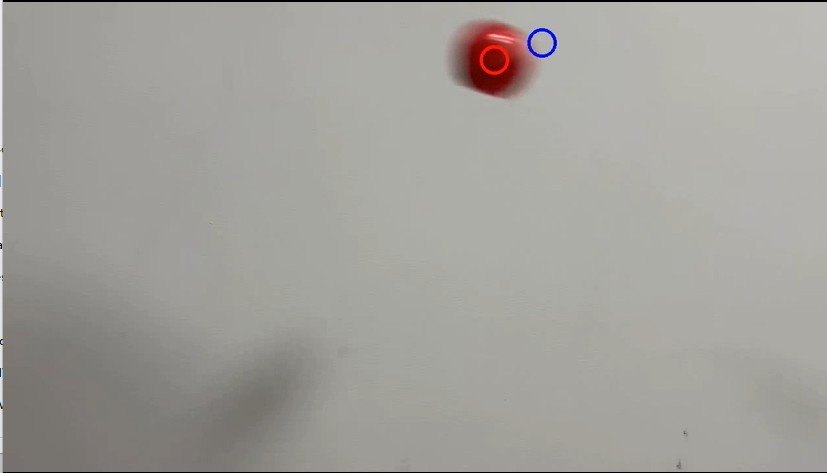
#> input picture openCV/ball05_with_prediction.jpg, 827 x 473 px
$ python -i orange_detector.py   (imports and definitions only)
#> lines starting #> are read from the running program, lines starting #| are printed output that depends on the picture; after the words box and inside, x2 and y2 are one past the last pixel; in counts of white or black regions, pixels touching at a corner belong together
#> further down, picture is the input picture: shape (473, 827, 3); mean B, G, R 154.9, 159.8, 161.4
# https://pysource.com/2021/10/29/kalman-filter-predict-the-trajectory-of-an-object/
import cv2
import numpy as np


class OrangeDetector:
    def __init__(self):
        # Create mask for orange color 原来的橙色颜色【11, 128, 90】 【179, 255, 255】
        self.low_orange = np.array([11, 128, 90])
        self.high_orange = np.array([179, 255, 255])

    def detect(self, frame):
        hsv_img = cv2.cvtColor(frame, cv2.COLOR_BGR2HSV)
#> hsv_img: shape (473, 827, 3); mean H, S, V 27.5, 12.8, 161.9

        # Create masks with color ranges
        mask = cv2.inRange(hsv_img, self.low_orange, self.high_orange)
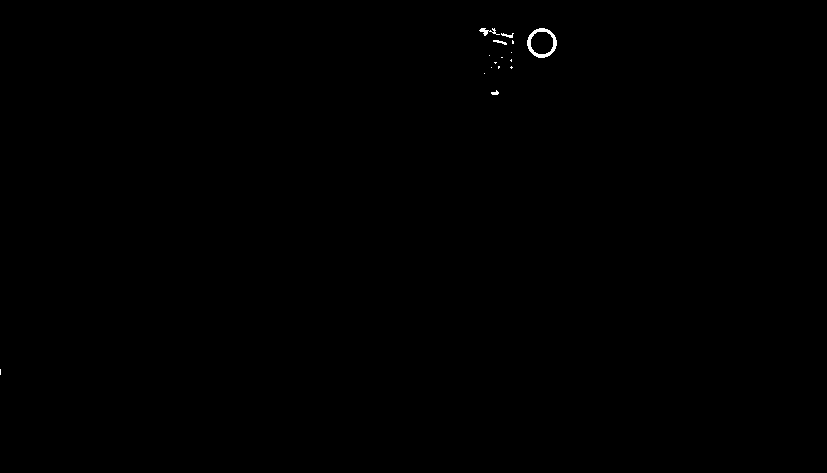
#> mask: shape (473, 827); 0.12% white; 16 white regions (11 under 20 px)

        # Find Contours
        contours, _ = cv2.findContours(
            mask, cv2.RETR_TREE, cv2.CHAIN_APPROX_SIMPLE)
#> contours = 17 contours, 14 with area under 20; largest, box (x1, y1, x2, y2) and area: (527, 28, 557, 58) 648, (530, 31, 554, 55) 434, (479, 28, 500, 36) 37
        contours = sorted(
            contours, key=lambda x: cv2.contourArea(x), reverse=True)

        box = (0, 0, 0, 0)
        for cnt in contours:
            (x, y, w, h) = cv2.boundingRect(cnt)
            box = (x, y, x + w, y + h)
            break
#> this loop made 1 pass
#> (x, y, w, h, box) on pass 1: (527, 28, 30, 30, (527, 28, 557, 58))

        return box

>>> import cv2
>>> picture = cv2.imread('ball05_with_prediction.jpg')
>>> result = OrangeDetector().detect(picture)
#> result = (527, 28, 557, 58)
